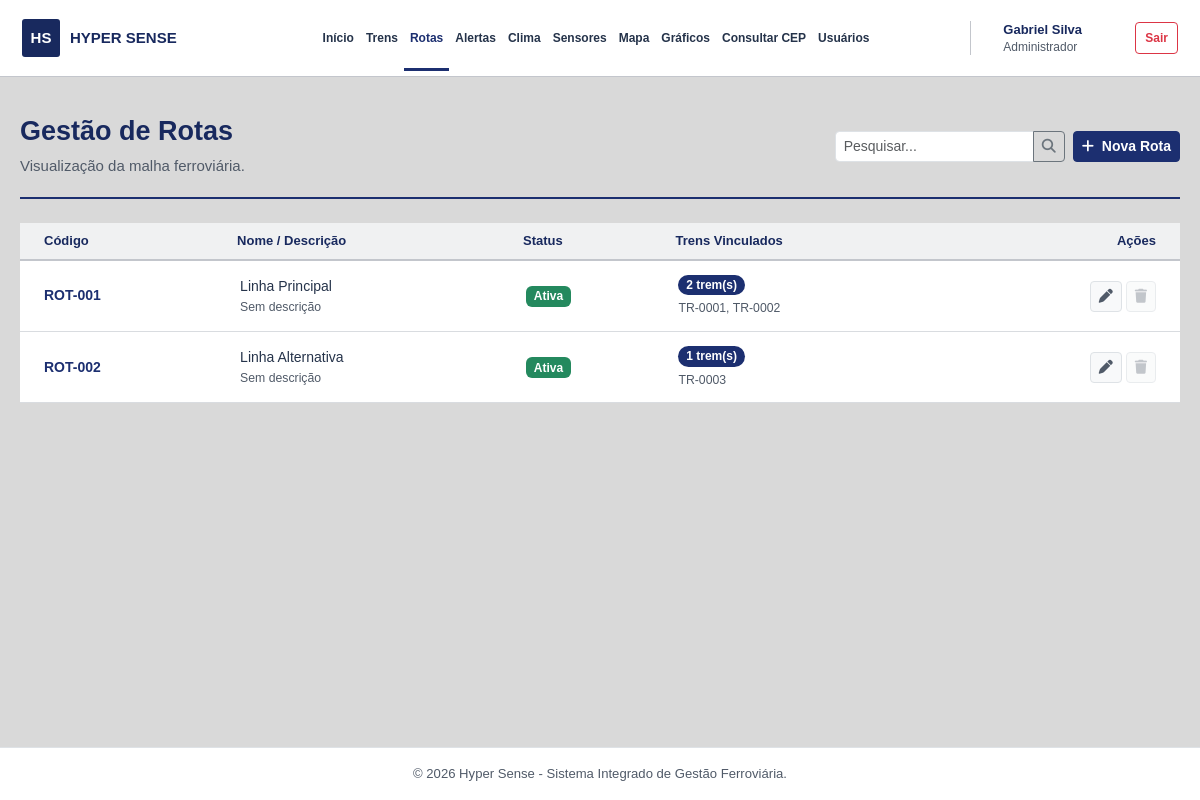
The page /Tela/rotas.php (signed in) on the database its author committed.
### tables this page shows
CREATE TABLE IF NOT EXISTS rotas (
    id INT AUTO_INCREMENT PRIMARY KEY,
    codigo VARCHAR(20) NOT NULL UNIQUE,
    nome VARCHAR(100) NOT NULL,
    status VARCHAR(20) NOT NULL DEFAULT 'Ativa',
    descricao TEXT NULL,
    distancia_km DECIMAL(8,2) NULL,
    tempo_estimado VARCHAR(50) NULL,
    data_criacao DATE NULL
);

### Tela/auth.php (called while the page is built, shortened)
<?php
function isAdmin(): bool {
    return ($_SESSION['usuario_tipo'] ?? '') === 'Administrador';
}
function e($valor): string {
    return htmlspecialchars((string)($valor ?? ''), ENT_QUOTES, 'UTF-8');
}

### Tela/rotas.php (the view, shortened to what this page needs)
<?php
require_once 'auth.php';
$admin = isAdmin();
$busca = trim($_GET['busca'] ?? '');
$sql = "SELECT r.*,
        (SELECT COUNT(*) FROM trens t WHERE t.rota_id = r.id) AS total_trens,
        (SELECT GROUP_CONCAT(t.codigo SEPARATOR ', ') FROM trens t WHERE t.rota_id = r.id) AS lista_trens
        FROM rotas r";
$sql .= " ORDER BY r.codigo";
$stmt = $conexao->prepare($sql);
$stmt->execute();
$rotas = $stmt->get_result()->fetch_all(MYSQLI_ASSOC);
?>
<?php $tituloPagina = 'Gestão de Rotas'; require __DIR__ . '/cabecalho.php'; ?>
<main class="container py-5">
    <div class="titulo-tela flex-wrap">
        <div>
            <h1 class="h3 fw-bold mb-1">Gestão de Rotas</h1>
            <p class="text-muted mb-0">Visualização da malha ferroviária.</p>
        </div>
        <div class="d-flex gap-2">
            <form method="get" class="d-flex">
                <div class="input-group">
                    <input type="text" name="busca" class="form-control form-control-sm" placeholder="Pesquisar..." value="<?= e($busca) ?>">
                    <button type="submit" class="btn btn-sm btn-outline-secondary"><i class="fas fa-search"></i></button>
                </div>
            </form>
            <?php if ($admin): ?>
                <button class="btn btn-sm btn-primary" data-bs-toggle="modal" data-bs-target="#novaRota"><i class="fas fa-plus me-1"></i> Nova Rota</button>
            <?php endif; ?>
        </div>
    </div>
    <div class="card border-0 shadow-sm">
        <div class="card-body p-0">
            <div class="table-responsive">
                <table class="table table-hover mb-0 align-middle">
                    <thead>
                        <tr>
                            <th class="ps-4">Código</th>
                            <th>Nome / Descrição</th>
                            <th>Status</th>
                            <th>Trens Vinculados</th>
                            <?php if ($admin): ?><th class="text-end pe-4">Ações</th><?php endif; ?>
                        </tr>
                    </thead>
                    <tbody>
                        <?php foreach ($rotas as $rota): ?>
                            <tr>
                                <td class="ps-4 fw-bold text-primary"><?= e($rota['codigo']) ?></td>
                                <td>
                                    <div class="fw-medium"><?= e($rota['nome']) ?></div>
                                    <div class="text-muted small"><?= e($rota['descricao'] ?: 'Sem descrição') ?></div>
                                </td>
                                <td>
                                    <span class="badge bg-<?= $rota['status'] === 'Ativa' ? 'success' : 'secondary' ?>"><?= e($rota['status']) ?></span>
                                </td>
                                <td>
                                    <span class="badge bg-primary rounded-pill mb-1"><?= (int)$rota['total_trens'] ?> trem(s)</span>
                                    <?php if ($rota['lista_trens']): ?>
                                        <div class="small text-muted"><?= e($rota['lista_trens']) ?></div>
                                    <?php endif; ?>
                                </td>
                                <?php if ($admin): ?>
                                    <td class="text-end pe-4 text-nowrap">
                                        <button class="btn btn-sm btn-light border" data-bs-toggle="modal" data-bs-target="#editarRota<?= (int)$rota['id'] ?>" title="Editar Rota">
                                            <i class="fas fa-pen text-muted"></i>
                                        </button>
                                        <form id="formExcluirRota<?= (int)$rota['id'] ?>" method="post" class="d-inline">
                                            <?php if ((int)$rota['total_trens'] > 0): ?>
                                                <button type="button" class="btn btn-sm btn-light border" disabled title="Não é possível excluir: existem trens vinculados.">
                                                    <i class="fas fa-trash text-muted opacity-50"></i>
                                                </button>
                                            <?php endif; ?>
                                        </form>
                                    </td>
                                <?php endif; ?>
                            </tr>
                        <?php endforeach; ?>
                    </tbody>
                </table>
            </div>
        </div>
    </div>
</main>
<?php require __DIR__ . '/rodape.php'; ?>

### Css/style.css (style rules this page uses)
:root { --hyper-azul:#1c2f70;--hyper-azul-escuro:#18295e;--hyper-fundo:#d9d9d9;--texto-principal:#25334a;--texto-secundario:#505a68;--borda-padrao:#c3c6cc;--hyper-verde:#24895e;--hyper-vermelho:#cc343a;--hyper-amarelo:#efb938;--bs-primary-rgb:28,47,112 }
*,*::before,*::after { box-sizing:border-box }
html { min-height:100%;scroll-behavior:auto }
body { min-height:100%;margin:0;background:var(--hyper-fundo);font-family:Arial,Helvetica,sans-serif;color:var(--texto-principal);font-size:15px;line-height:1.55 }
button,input,select,textarea { font-family:Arial,Helvetica,sans-serif }
.pagina-sistema { min-height:100vh;display:flex;flex-direction:column }
.pagina-sistema>main { flex:1 0 auto }
.pagina-sistema>main.container,.pagina-sistema>main.container-fluid { width:100%;max-width:1232px;padding-top:31px!important;padding-bottom:58px!important }
.pagina-sistema .container { max-width:1232px }
.pagina-sistema h1,.pagina-sistema .page-header h1 { font-size:27px!important;line-height:1.25!important;font-weight:700!important;color:var(--hyper-azul-escuro)!important;letter-spacing:0!important;font-family:Arial,Helvetica,sans-serif }
.pagina-sistema .text-primary { color:var(--hyper-azul)!important }
.pagina-sistema .text-muted { color:var(--texto-secundario)!important }
.pagina-sistema .bg-primary { background:var(--hyper-azul)!important }
.pagina-sistema .bg-success { background:var(--hyper-verde)!important }
.pagina-sistema .btn { font-size:14px;font-weight:600 }
.pagina-sistema .btn-primary { --bs-btn-bg:var(--hyper-azul);--bs-btn-border-color:var(--hyper-azul);--bs-btn-hover-bg:var(--hyper-azul-escuro);--bs-btn-hover-border-color:var(--hyper-azul-escuro) }
.pagina-sistema .badge { font-family:Arial,Helvetica,sans-serif;font-size:12px }
.pagina-sistema table,.pagina-sistema .form-control,.pagina-sistema .form-select,.pagina-sistema .form-label { font-family:Arial,Helvetica,sans-serif;font-size:14px }
.card,.painel-liso { background:#fff;border:1px solid var(--borda-padrao);border-radius:4px!important;box-shadow:none!important }
.table { margin-bottom:0 }
.table thead th { background:#f0f1f2!important;border-bottom:2px solid var(--borda-padrao)!important;color:var(--hyper-azul-escuro)!important;white-space:nowrap;font-size:13px;font-weight:700;text-transform:none;letter-spacing:0 }
.table tbody td { padding:13px 11px;border-bottom:1px solid #d9dce0;color:var(--texto-principal);vertical-align:middle }
.titulo-tela { display:flex;align-items:center;justify-content:space-between;gap:18px;padding:0 0 20px;margin-bottom:24px;border-bottom:2px solid var(--hyper-azul) }
.titulo-tela h1 { margin:0 0 6px }
.titulo-tela p { margin:0;color:var(--texto-secundario) }
html { overflow-y:scroll }
.pagina-sistema>main.container,.pagina-sistema>main.container-fluid { max-width:1180px!important;width:calc(100% - 40px)!important;margin:0 auto!important;padding:38px 0 64px!important }
.pagina-sistema .titulo-tela { min-height:76px;align-items:center;margin-bottom:24px }
.pagina-sistema .titulo-tela h1 { margin:0 0 5px!important }
.pagina-sistema .titulo-tela p { margin:0!important }

### rows shown on the page
rotas: codigo "ROT-001", nome "Linha Principal", descricao "Sem descrição", status "Ativa", total_trens "2", lista_trens "TR-0001, TR-0002"
rotas: codigo "ROT-002", nome "Linha Alternativa", descricao "Sem descrição", status "Ativa", total_trens "1", lista_trens "TR-0003"

### other values the page prints
$nome "Início"
$nome "Trens"
$nome "Rotas"
$nome "Alertas"
$nome "Clima"
$nome "Sensores"
$nome "Mapa"
$nome "Gráficos"
$nome "Consultar CEP"
$nome "Usuários"
$_SESSION['usuario_nome'] "Gabriel Silva"
$_SESSION['usuario_tipo'] "Administrador"
